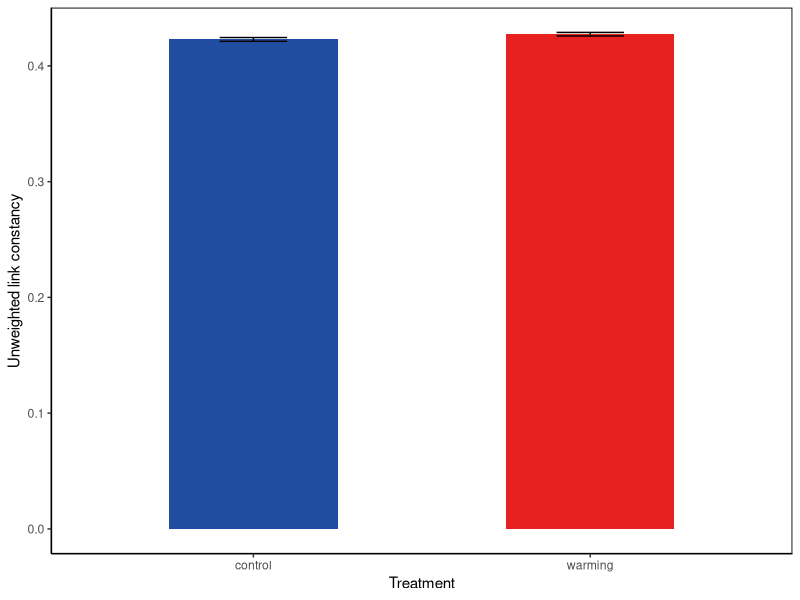

The R script that drew this image:
# contributor: Maggie Yuan

setwd("/Users/maggieyuan/Documents/!annual_network/GitHub/ExtendedDataFig5.constancy/")

edge_prop = read.table("input_file/NetworkEdgeTable_AllNetworks.txt", sep="\t", header=T)
edge_prop$edge_sign = paste(edge_prop$edge,edge_prop$V5,sep="_")

total_e = length(unique(edge_prop$edge))
total_e_sign = length(unique(edge_prop$edge_sign)) ##note: signs are consistant

edge_table = data.frame(matrix(NA, nrow=total_e, ncol=11))
row.names(edge_table) = unique(edge_prop$edge)
names(edge_table) = unique(edge_prop$year_trt)

for (i in 1:ncol(edge_table))
{
	edge_prop_year = edge_prop[which(edge_prop$year_trt == names(edge_table[i])),]
	edge_table[which(rownames(edge_table) %in% edge_prop_year$edge),i] = 1
}
edge_table[is.na(edge_table)]<-0

head(edge_table)

edge_table$avg_c = rowMeans(edge_table[,c(1,2,4,6,8,10)])
edge_table$sd_c = apply(edge_table[,c(1,2,4,6,8,10)],1,FUN=sd)
edge_table$avg_w = rowMeans(edge_table[,c(1,3,5,7,9,11)])
edge_table$sd_w = apply(edge_table[,c(1,3,5,7,9,11)],1,FUN=sd)

edge_table$constancy_c = edge_table$avg_c/edge_table$sd_c
edge_table$constancy_w = edge_table$avg_w/edge_table$sd_w

edge_table$constancy_c[is.infinite(edge_table$constancy_c)] = NA
edge_table$constancy_w[is.infinite(edge_table$constancy_w)] = NA

# edge_table[1:100,]

v_constancy_c = edge_table$constancy_c[which(!is.na(edge_table$constancy_c))]
n_constancy_c = sum(!is.na(edge_table$constancy_c))
avg_constancy_c = mean(edge_table$constancy_c, na.rm=T)
sd_constancy_c = sd(edge_table$constancy_c, na.rm=T)

v_constancy_w = edge_table$constancy_w[which(!is.na(edge_table$constancy_w))]
n_constancy_w = sum(!is.na(edge_table$constancy_w))
avg_constancy_w = mean(edge_table$constancy_w, na.rm=T)
sd_constancy_w = sd(edge_table$constancy_w, na.rm=T)

t.test(v_constancy_w, v_constancy_c)

library(ggplot2)

# plot Extended Data Fig. 5d - link constancy
df_lc_uw = data.frame(Treatment = c("control", "warming"), Link_constancy = c(avg_constancy_c, avg_constancy_w), se = c(sd_constancy_c/sqrt(n_constancy_c), sd_constancy_w/sqrt(n_constancy_w)))

ggplot(df_lc_uw, aes(x=Treatment, y= Link_constancy)) +
  geom_bar(stat="identity", fill= c("#214da0", "#e7211f"), width = 0.5) +
  geom_errorbar(aes(ymin = Link_constancy - se, ymax = Link_constancy + se), width=0.2) +
  labs(x="Treatment", y = "Unweighted link constancy") +
  theme(axis.line = element_line(colour = "black"),
        panel.grid.major = element_blank(),
        panel.grid.minor = element_blank(),
        #panel.border = element_blank(),
        panel.background = element_blank(),
        panel.border = element_rect(colour = "black", fill=NA, size=0.6),
        legend.position="none")
